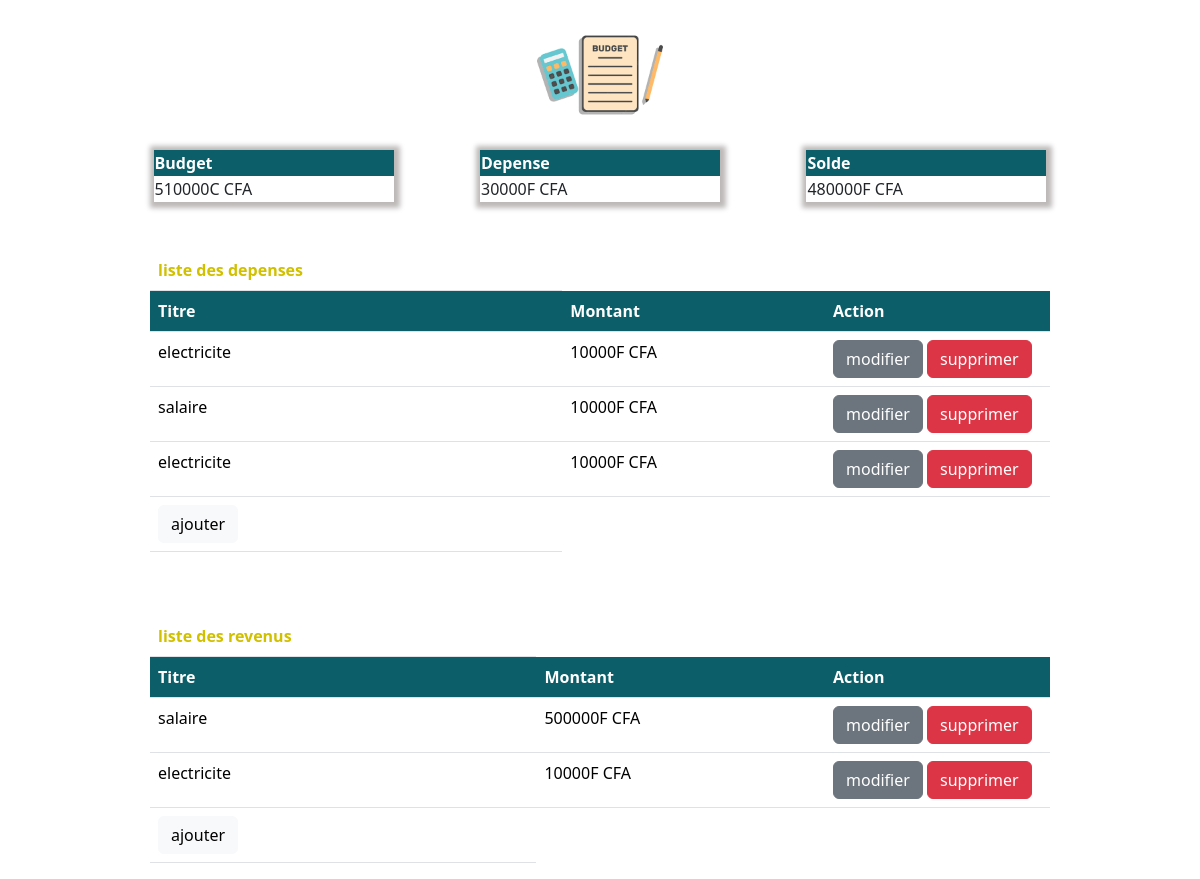
The page / on the database its author committed.
### tables this page shows
CREATE TABLE depense(
    id INTEGER PRIMARY KEY AUTOINCREMENT,
    titre TEXT NOT NULL,
    montant INTEGER NOT NULL
    );

CREATE TABLE revenu(
    id INTEGER PRIMARY KEY AUTOINCREMENT,
    titre TEXT NOT NULL,
    montant INTEGER NOT NULL
    );

### app.py (the view)
@app.route("/")
def index():
    cursor=get_db_connection()
    depense=0
    depenseDetails=cursor.execute("SELECT * FROM depense").fetchall()
    for depenses in depenseDetails:
        depense+=depenses[2]
    revenu=0
    revenuDetails=cursor.execute("SELECT * FROM revenu").fetchall()
    for revenus in revenuDetails:
        revenu+=revenus[2]
    solde= revenu -depense
    return render_template("index.html", depenseDetails=depenseDetails, revenuDetails=revenuDetails, revenu=revenu, depense=depense, solde=solde)

### app.py (called while the page is built)
def get_db_connection():
    conn = sqlite3.connect('database.db')
    conn.row_factory = sqlite3.Row
    return conn

### templates/index.html (shortened to what this page needs)
<!DOCTYPE html>
<html lang="en">
<head>
    <link rel="stylesheet" href="{{url_for('static', filename='/dist/css/bootstrap.css')}}">
    <link rel="stylesheet" href="{{url_for('static',filename='/css/style.css')}}">
</head>
<body >
    {%include("partials/_logo.html")%}
<div class="gap">
    <table  class="tableau">
        <thead>
            <tr >
                <th class="vert"  >Budget</th>
            </tr>
        </thead>
        <tbody >
            <tr >
                <td >{{revenu}}C CFA </td>
            </tr>
        </tbody>
    </table>
    <table  class="tableau">
        <thead>
            <tr>
                <th class="vert" >Depense</th>
            </tr>
        </thead>
        <tbody>
            <tr>
                <td>{{depense}}F CFA </td>
            </tr>
        </tbody>
    </table>
    <table  class="tableau">
        <thead >
            <tr>
                <th class="vert" >Solde</th>
            </tr>
        </thead>
        <tbody>
            <tr>
                <td> {{solde}}F CFA</td>
            </tr>
        </tbody>
    </table>
</div>
<div class="d-flex justify-content-center mt-5" >
    <table class="table  w-75 ">
        <thead>
            <tr><th class="jaune">liste des depenses</th></tr>
            <tr >
                <th class="vert" >Titre</th>
                <th class="vert" >Montant</th>
                <th class="vert" >Action</th>
            </tr>
        </thead>
        <tbody>
        {%    for depense in depenseDetails%}
            <tr>
            <td>{{depense[1]}}</td>
            <td>{{depense[2]}}F CFA</td>
                <td class="col-3">
                <a class="btn btn-secondary" href="/updateDepense/{{depense[0]}}">modifier</a>
                <a class="btn btn-danger" href="/deleteDepense/{{depense[0]}}">supprimer</a>
                </td>
            </tr>
            {% endfor%}
            <tr>
                <td><a class="btn btn-light" href="{{url_for('depense')}}">ajouter</a></td>
            </tr>
        </tbody>
    </table>
</div>
<div class="d-flex justify-content-center mt-5">
    <table class="table  w-75 ">
        <thead>
            <tr><th class="jaune">liste des revenus</th></tr>
            <tr >
                <th class="vert" >Titre</th>
                <th class="vert" >Montant</th>
                <th class="vert"  >Action</th>
            </tr>
        </thead>
        <tbody>
            {% for revenu in revenuDetails%}
            <tr>
            <td>{{revenu[1]}}</td>
                <td>{{revenu[2]}}F CFA</td>
                <td class="col-3" >
                <a class="btn btn-secondary" href="/updateRevenu/{{revenu[0]}}">modifier</a>
                <a class="btn btn-danger" href="/deleteRevenu/{{revenu[0]}}">supprimer</a>
                </td>
            </tr>
            <tr>
            {% endfor%}
                <td><a class="btn btn-light" href="/revenu">ajouter</a></td>
            </tr>
        </tbody>
    </table>
</div>
</body>
</html>

### templates/partials/_logo.html
    {% block content%}
    <div class="form">
        <img  src="{{url_for('static', filename='logo.png')}}" alt="" width="150px">
    </div>
    {% endblock %}

### static/css/style.css (style rules this page uses)
.vert { background-color: #0C5E69 !important; color:white !important; }
.jaune { color:#D1C000 !important; text-wrap:nowrap !important; }
.tableau { width: 25%; box-shadow: 1px 1px 5px 5px rgb(190, 185, 185); }
.gap { display: flex; gap: 9%; margin-left: 10%; margin-right: 10%; justify-content: center; }
.form { display: flex; justify-content: center; }

### rows shown on the page
depense: titre "electricite", montant "10000"
depense: titre "salaire", montant "10000"
depense: titre "electricite", montant "10000"
revenu: titre "salaire", montant "500000"
revenu: titre "electricite", montant "10000"

### other values the page prints
{{ revenu }} "510000"
{{ depense }} "30000"
{{ solde }} "480000"
